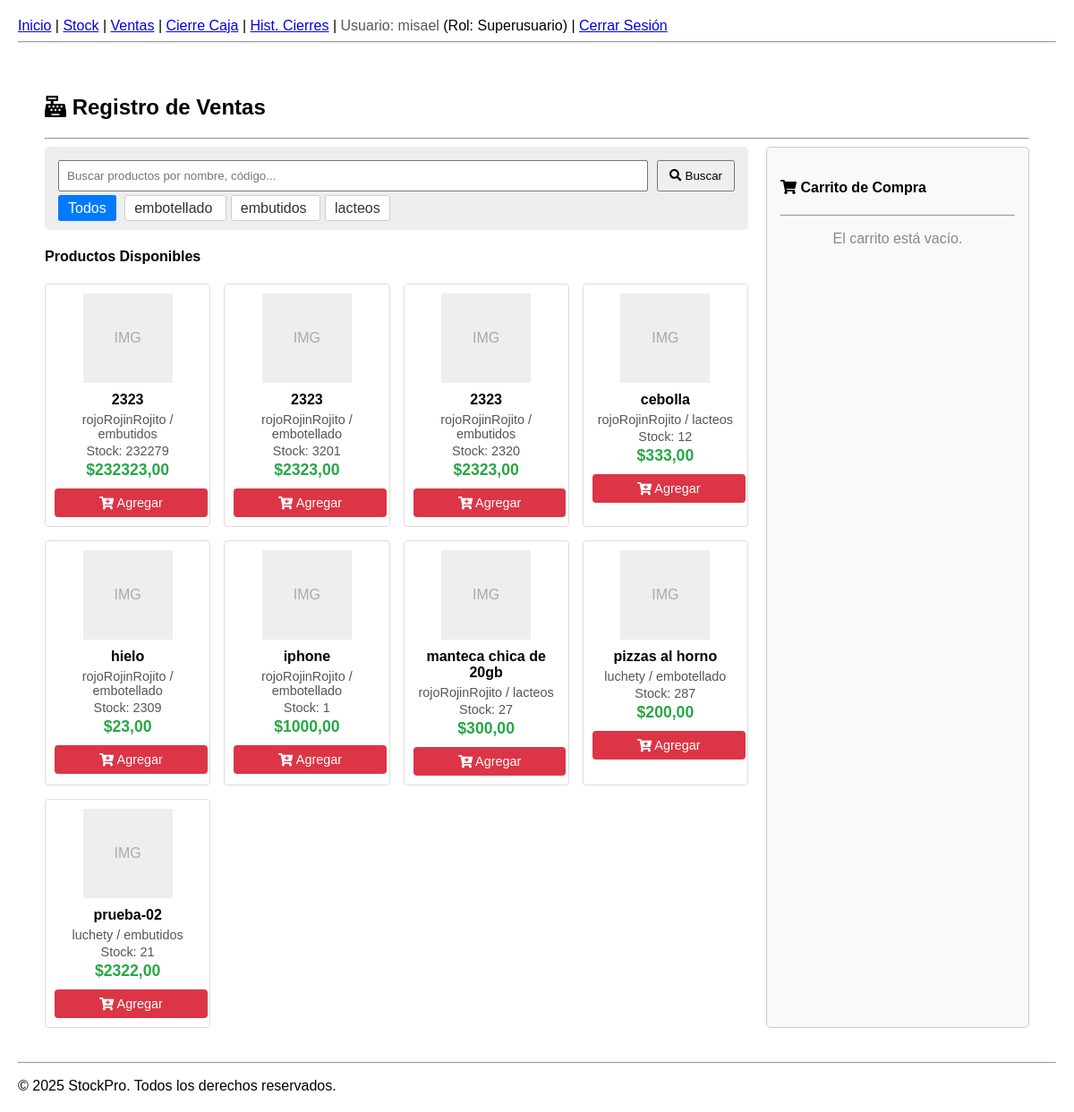
Before: /sales/ (signed in) with the older database file.
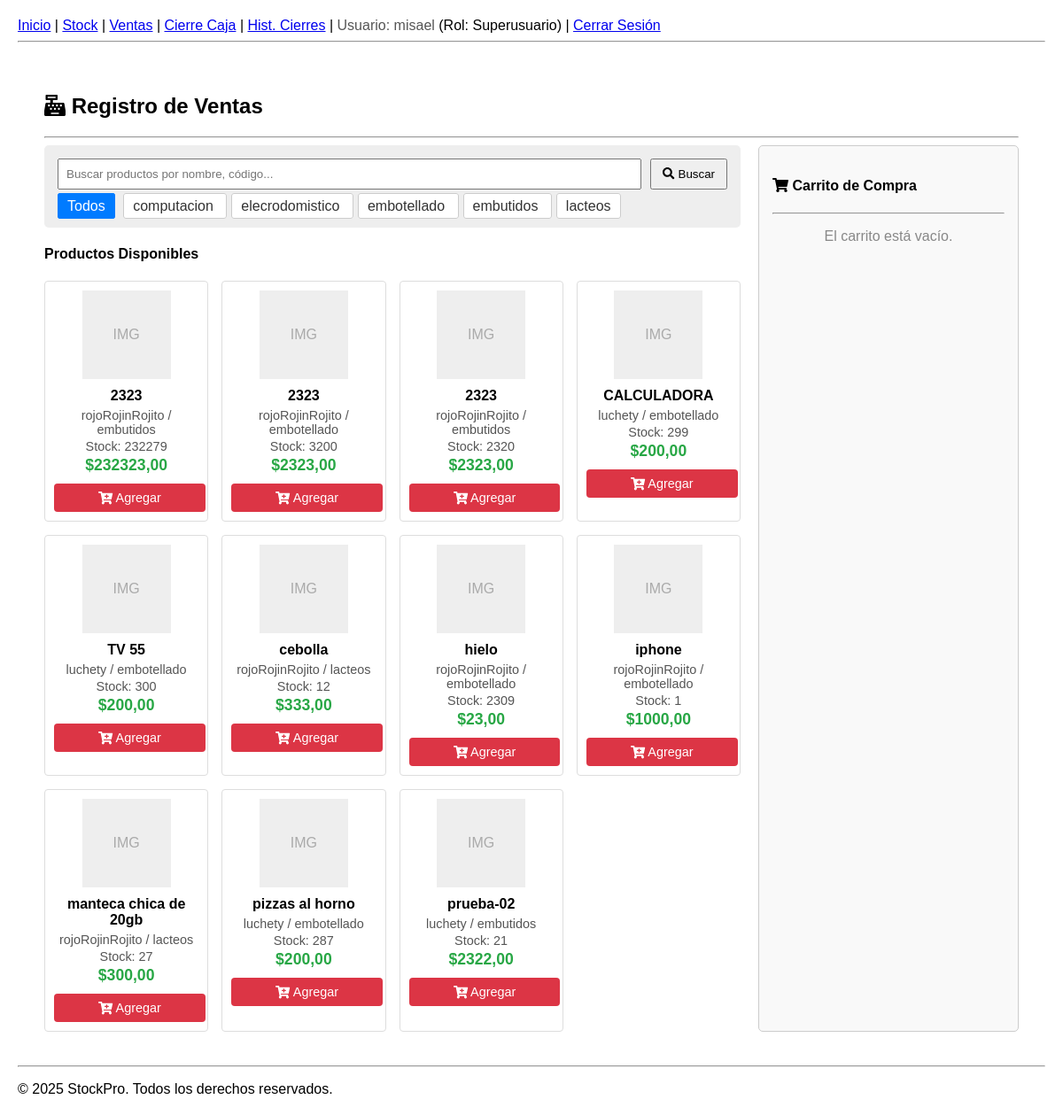
After: the same page with the newer database file.
### applications/stock/models.py (models this page shows, shortened)
class Category(models.Model):
    name = models.CharField(max_length=100, unique=True, verbose_name="Nombre Categoría")
    class Meta:
        verbose_name = "Categoría"
        verbose_name_plural = "Categorías"
        ordering = ['name']

class Product(models.Model):
    name = models.CharField(max_length=200, verbose_name="Nombre del Artículo")
    description = models.TextField(blank=True, null=True, verbose_name="Descripción")
    price = models.DecimalField(max_digits=10, decimal_places=2, verbose_name="Precio de Venta")
    brand = models.ForeignKey(Brand, on_delete=models.PROTECT, verbose_name="Marca/Fabricante")
    category = models.ForeignKey(Category, on_delete=models.PROTECT, verbose_name="Categoría")
    stock = models.IntegerField(default=0, verbose_name="Stock Actual") # Inicia en 0, se actualiza por remitos
    bar_code = models.CharField(max_length=50, unique=True, blank=True, null=True, verbose_name="Código de Barras")
    class Meta:
        verbose_name = "Producto"
        verbose_name_plural = "Productos"
        ordering = ['name']

class Brand(models.Model):
    name = models.CharField(max_length=100, unique=True, verbose_name="Nombre Marca/Fabricante")
    class Meta:
        verbose_name = "Marca"
        verbose_name_plural = "Marcas"
        ordering = ['name']

### applications/sales/views.py (the view, shortened to what this page needs)
# urls.py: path('', views.pos_view, name='pos_view'),
@login_required # Asegura que el usuario esté logueado para acceder a ventas
def pos_view(request):
    query = request.GET.get('q', '')
    category_id = request.GET.get('category', None)
    products = Product.objects.select_related('brand', 'category').filter(stock__gt=0) # Solo productos con stock
    if category_id:
        products = products.filter(category_id=category_id)
    categories = Category.objects.all() # Para los botones de filtro
    cart = get_cart(request)
    cart_total = calculate_cart_total(cart)
    cart_items_detailed = []
    product_ids_in_cart = [int(pid) for pid in cart.keys()] # Obtener IDs como enteros
    products_in_cart = Product.objects.in_bulk(product_ids_in_cart) # Consulta eficiente
    context = {
        'products': products.order_by('name'),
        'categories': categories,
        'cart_items': cart_items_detailed, # Usamos la lista detallada
        'cart_total': cart_total,
        'search_query': query,
        'selected_category': int(category_id) if category_id else None,
    }
    return render(request, 'sales/pos_interface.html', context)

### applications/sales/views.py (called while the page is built, shortened)
def get_cart(request):
    cart = request.session.get('cart', {})
    for item in cart.values():
        item['quantity'] = int(item.get('quantity', 0))
        item['price'] = float(item.get('price', 0.0))
    return cart

def calculate_cart_total(cart):
    total = Decimal('0.00') # Inicializar como Decimal
    return total.quantize(Decimal('0.01'))

### applications/sales/templates/sales/pos_interface.html (shortened to what this page needs)
{% extends 'base.html' %}
{% load static %}
{% load humanize %}
{% block content %}
<div class="container mt-4">
    <h2><i class="fas fa-cash-register"></i> Registro de Ventas</h2>
    <hr>
    <div class="pos-container">
        <div class="product-section">
            <div class="search-filter-section">
                <form method="get" action="{% url 'sales:pos_view' %}">
                    <input type="search" name="q" placeholder="Buscar productos por nombre, código..." value="{{ search_query|default:'' }}" class="form-control">
                    <button type="submit" class="btn btn-primary"><i class="fas fa-search"></i> Buscar</button>
                </form>
                <div class="category-filters mt-2">
                    <a href="{% url 'sales:pos_view' %}{% if search_query %}?q={{ search_query }}{% endif %}" class="btn {% if not selected_category %}active{% endif %}">Todos</a>
                    {% for category in categories %}
                    <a href="{% url 'sales:pos_view' %}?category={{ category.id }}{% if search_query %}&q={{ search_query }}{% endif %}"
                       class="btn {% if selected_category == category.id %}active{% endif %}">
                       {{ category.name }}
                    </a>
                    {% endfor %}
                </div>
            </div>
            <h4>Productos Disponibles</h4>
            <div class="product-grid">
                {% for product in products %}
                <div class="product-card">
                    <div style="width:100px; height:100px; background:#eee; margin: 0 auto 10px auto; display:flex; align-items:center; justify-content:center; color:#aaa;">IMG</div>
                    <h5>{{ product.name }}</h5>
                    <p>{{ product.brand.name }} / {{ product.category.name }}</p>
                    <p>Stock: {{ product.stock }}</p>
                    <p class="price">${{ product.price|floatformat:2 }}</p>
                     <a href="{% url 'sales:add_to_cart' product.id %}?q={{ search_query|default:'' }}&category={{ selected_category|default:'' }}" class="btn btn-danger">
                        <i class="fas fa-cart-plus"></i> Agregar
                    </a>
                </div>
                {% empty %}
                <p>No se encontraron productos con los filtros seleccionados.</p>
                {% endfor %}
            </div>
        </div>
        <div class="cart-section">
            <h4><i class="fas fa-shopping-cart"></i> Carrito de Compra</h4>
            <hr>
            <div class="cart-items">
                {% for item in cart_items %}
                <div class="cart-item">
                    <div class="cart-item-info">
                        <span class="name">{{ item.name }}</span>
                        <span>${{ item.price|floatformat:2 }} x {{ item.quantity }} = ${{ item.subtotal|floatformat:2 }}</span>
                    </div>
                    <div class="cart-item-actions">
                         <form action="{% url 'sales:update_cart' item.product_id %}{% if search_query or selected_category %}?q={{ search_query|default:'' }}&category={{ selected_category|default:'' }}{% endif %}" method="post" style="display: inline-flex; align-items: center;">
                             {% csrf_token %}
                             <input type="number" name="quantity" value="{{ item.quantity }}" min="1" class="form-control form-control-sm" style="width: 60px;">
                             <button type="submit" class="update-btn" title="Actualizar cantidad"><i class="fas fa-sync-alt"></i></button>
                         </form>
                         <a href="{% url 'sales:remove_from_cart' item.product_id %}{% if search_query or selected_category %}?q={{ search_query|default:'' }}&category={{ selected_category|default:'' }}{% endif %}" title="Eliminar item" class="text-danger" style="background: none; border: none; cursor: pointer; font-size: 1.1em; padding: 0 5px;"><i class="fas fa-trash-alt"></i></a>
                    </div>
                </div>
                {% empty %}
                <p style="text-align: center; color: #888;">El carrito está vacío.</p>
                {% endfor %}
            </div>
        </div>
    </div>
</div>
{% endblock %}

### stockpro/templates/base.html (shortened to what this page needs)
{% load static %}
<!DOCTYPE html>
<html lang="es">
<head>
</head>
<body>
    <header>
        <nav>
                    <a href="{% url 'home' %}">Inicio</a> |
                    <a href="{% url 'stock:manage_stock' %}">Stock</a> |
                    <a href="{% url 'sales:pos_view' %}">Ventas</a> |
                    <a href="{% url 'closures:perform_closure' %}">Cierre Caja</a> |
                    <a href="{% url 'closures:closure_history' %}">Hist. Cierres</a>
                    {% if user.is_authenticated %}
                       | <span style="color: #555;">Usuario: {{ user.username }}</span>
                       {% if user.groups.all %}
                           (Rol: {% for group in user.groups.all %}{{ group.name }}{% if not forloop.last %}, {% endif %}{% endfor %})
                       {% elif user.is_superuser %}
                           (Rol: Superusuario)
                       {% endif %}
                       | <a href="{% url 'logout' %}">Cerrar Sesión</a>
                    {% else %}
                       | <a href="{% url 'login' %}">Iniciar Sesión</a>
                    {% endif %}
                </nav>
        <hr>
    </header>
    <main class="container">
        {% block content %}{% endblock %}
    </main>
    <footer>
        <hr>
        <p>&copy; {% now "Y" %} StockPro. Todos los derechos reservados.</p>
    </footer>
</body>
</html>

### stockpro/templates/base.html (style rules this page uses)
body { font-family: sans-serif; margin: 20px; }
.container { max-width: 1200px; margin: 0 auto; padding: 15px; }

### applications/sales/templates/sales/pos_interface.html (style rules this page uses)
.pos-container { display: flex; gap: 20px; }
.product-section { flex: 3; }
.cart-section { flex: 1; border: 1px solid #ccc; padding: 15px; border-radius: 5px; background-color: #f9f9f9; }
.search-filter-section { margin-bottom: 20px; padding: 15px; background-color: #eee; border-radius: 5px; }
.search-filter-section form { display: flex; gap: 10px; align-items: center; }
.search-filter-section input[type="search"] { flex-grow: 1; padding: 8px; }
.search-filter-section button { padding: 8px 12px; }
.category-filters { margin-top: 10px; }
.category-filters .btn { margin-right: 5px; padding: 5px 10px; text-decoration: none; border: 1px solid #ccc; background-color: white; color: #333; border-radius: 3px; }
.category-filters .btn.active { background-color: #007bff; color: white; border-color: #007bff; }
.product-grid { display: grid; grid-template-columns: repeat(auto-fill, minmax(180px, 1fr)); gap: 15px; }
.product-card { border: 1px solid #ddd; padding: 10px; border-radius: 4px; text-align: center; background-color: white; }
.product-card h5 { margin: 5px 0; font-size: 1em; }
.product-card p { margin: 3px 0; font-size: 0.9em; color: #555; }
.product-card .price { font-weight: bold; color: #28a745; margin-bottom: 10px; font-size: 1.1em; }
.product-card button, .product-card a.btn { padding: 8px 12px; background-color: #dc3545; color: white; border: none; border-radius: 4px; cursor: pointer; text-decoration: none; display: inline-block; font-size: 0.9em; width: 90%; }

Changed rows visible on the page:
added Category: name "computacion"
added Category: name "elecrodomistico"
changed Product (number 2 of 11 on the later page): stock "3201" → "3200"
added Product: name "CALCULADORA", brand.name "luchety", category.name "embotellado", stock "299", price "200,00"
added Product: name "TV 55", brand.name "luchety", category.name "embotellado", stock "300", price "200,00"
